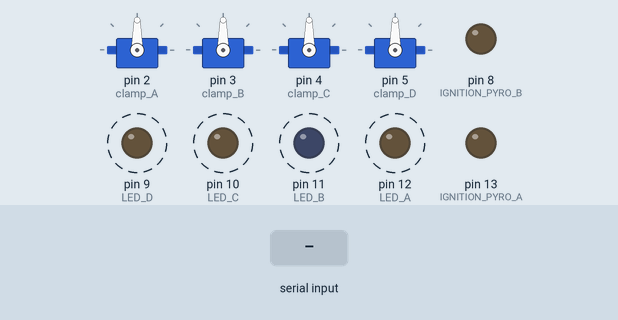
Simulated run of this program. Board: Arduino Uno, built with avr-gcc and run on an emulated ATmega328P. Shown: 4 × servo, output pins drawn as LEDs (lit = HIGH). Dashed ring = blinking. The inputs (shaded band) are chosen by the test bench.

Above: at 3.8 s.
3.9 s: "90,45\n" received over the second serial link
At 5.1 s:
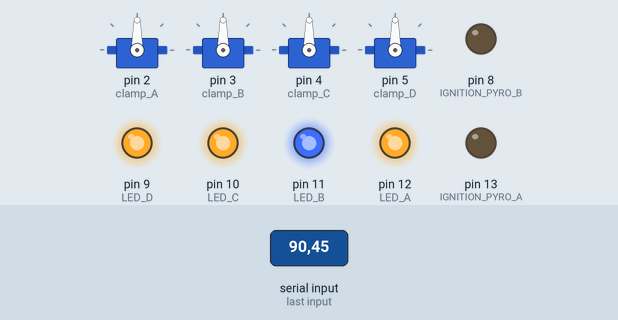
At 11.6 s:
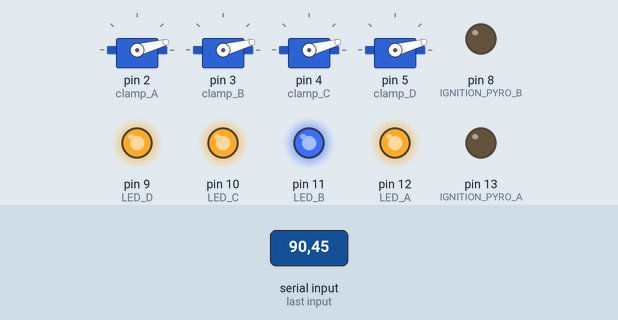
Timing chart, 0 to 14.4 s (numbered marks = the images above; inputs shaded):
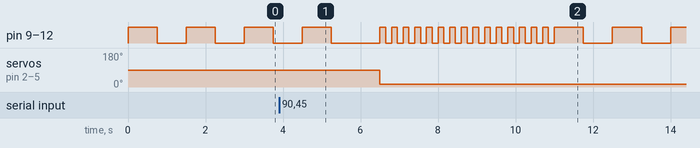

Measured:
- after the input at 3.9 s, servo on pin 2 (clamp_A), servo on pin 3 (clamp_B), servo on pin 4 (clamp_C), servo on pin 5 (clamp_D): 90° → 15° after 2.6 s

The program:

main.cpp
```cpp
#include <Arduino.h>
#include <SoftwareSerial.h>
#include <Servo.h>

#define IGNITION_PYRO_A   13
#define IGNITION_PYRO_B   8
#define LED_A             12
#define LED_B             11
#define LED_C             10
#define LED_D             9
#define RX                7
#define TX                6

char incomingData;
SoftwareSerial HC12(RX, TX);

Servo clamp_A;
Servo clamp_B;
Servo clamp_C;
Servo clamp_D;

void idle_lights();
void go_lights();
void ignition_sequence();
void close_clamps();
void open_clamps();

void setup() {
  HC12.begin(9600);
  pinMode(IGNITION_PYRO_A, OUTPUT);
  pinMode(IGNITION_PYRO_B, OUTPUT);
  pinMode(LED_A, OUTPUT);
  pinMode(LED_B, OUTPUT);
  pinMode(LED_C, OUTPUT);
  pinMode(LED_D, OUTPUT);
  clamp_A.attach(2);
  clamp_B.attach(3);
  clamp_C.attach(4);
  clamp_D.attach(5);
}

void loop() {
while (1) {
    incomingData = HC12.read();
    int state = incomingData - 48;
    switch(state) {
		case 0:
		    close_clamps();
		    go_lights();
        	    break;

		case 1: // ABORT
		    open_clamps();
		    state = -1;
	 	    break;

		case 2:
		    open_clamps();
		    go_lights();
		    ignition_sequence();
		    break;

		default:
		    idle_lights();
    	  	    break;
    }
  }
}

void close_clamps() {
  delay(500);
  clamp_A.write(15);
  clamp_B.write(15);
  clamp_C.write(15);
  clamp_D.write(15);
}


void open_clamps() {
  delay(500);
  clamp_A.write(120);
  clamp_B.write(120);
  clamp_C.write(120);
  clamp_D.write(120);
}


void ignition_sequence() {
  digitalWrite(IGNITION_PYRO_A, HIGH);
  delay(2500);
  digitalWrite(IGNITION_PYRO_A, LOW);
  delay(250);
}

void go_lights() {
for (int i = 0; i < 15; i++) {
  digitalWrite(LED_A, HIGH);
  digitalWrite(LED_B, HIGH);
  digitalWrite(LED_C, HIGH);
  digitalWrite(LED_D, HIGH);
  delay(150);
  digitalWrite(LED_A, LOW);
  digitalWrite(LED_B, LOW);
  digitalWrite(LED_C, LOW);
  digitalWrite(LED_D, LOW);
  delay(150);
 }
}

void idle_lights() {
  digitalWrite(LED_A, HIGH);
  digitalWrite(LED_B, HIGH);
  digitalWrite(LED_C, HIGH);
  digitalWrite(LED_D, HIGH);
  delay(750);
  digitalWrite(LED_A, LOW);
  digitalWrite(LED_B, LOW);
  digitalWrite(LED_C, LOW);
  digitalWrite(LED_D, LOW);
  delay(750);
 }
```
